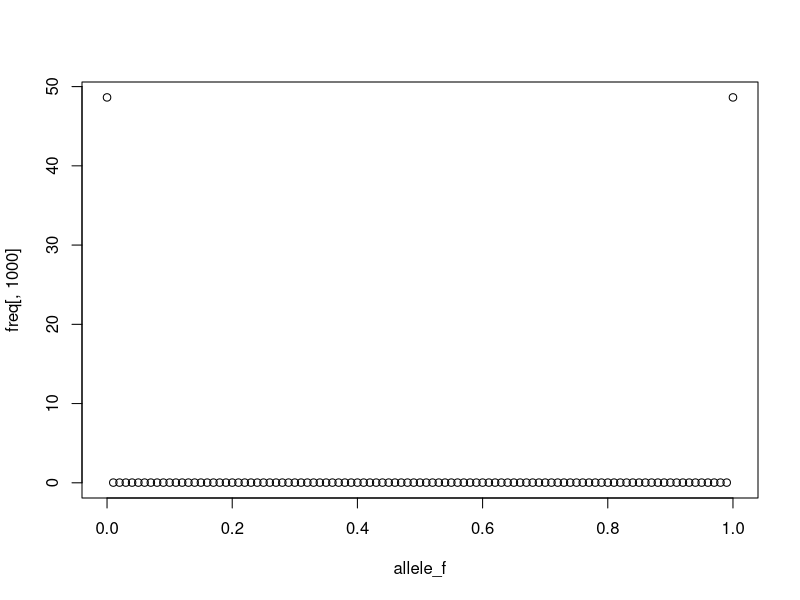

Recreate this plot in R.
#functions
matrix_exp <- function(mat,n){
  if(!is.matrix(mat) | (nrow(mat)!=ncol(mat)) | n <0){
    return(0)
  }
  if(n == 0){
    return(diag(nrow(mat)))
  }
  matnew <- diag(nrow(mat))
  for(i in 1:n){
    matnew <- matnew %*% mat
  }
  matnew
}
#parameters
gl = 101
wa = 1
gl_0 = 51
gr = 0
s_rounds = 20
mu = 0
mi = 0
gen = 1000

gr_0 = 1
mass = matrix (0, gl, gen+1)
freq = matrix (0, gl, gen+1)
allele_f = matrix (0, gl, 1)
mean_allele_f = matrix (0, gen, 1)
add_fit = matrix (0, gl, 1)
drift_effect = matrix (0,gl,1)
Growth_mat = matrix (0, gl, gl)
selection_mat = matrix (0, gl, gl)
drift_mut_mat = matrix (0, gl, gl)
mig_mat = matrix (0, gl, gl)
mass [gl_0,1] = 1
freq [gl_0,1] = 100

# calculating the frequencies and average fitness in each grain level

allele_f = seq (0,1,1/(gl-1))
allele_f_after_s = allele_f[]*wa/(allele_f[]*wa+(1-allele_f[]))
mean_allele_f[1]=allele_f[gl_0] 
# effect of group growth changes
for (i in 1:gl) {
  Growth_mat [i,i] = gr_0 + (i-1)/(gl-1)*gr
}
# effect of individual frequency changes in each grain due to natural selection
#version 1
#for (i in 1:gl){
#  add_fit [i] = (allele_f[i]*wa/(allele_f[i]*wa+1-allele_f[i]))-allele_f[i]
#  j = add_fit[i]%/%(1/(gl-1))
#  k = add_fit[i]%%(1/(gl-1))
#  if (add_fit[i]<0){
#    if (i>-j){
#      selection_mat [i+j,i]= 1-(k/(1/(gl-1))) 
#    }
#    selection_mat [i+j+1,i]= k/(1/(gl-1))
#  } else {
#    if (i<(gl-j)){
#      selection_mat [i+j+1,i]= k/(1/(gl-1))
#    }
#    selection_mat [i+j,i]= 1-(k/(1/(gl-1)))
#  }
#}
#version_2 (birth_death model)
for (j in 1:gl){
  selection_mat [j,j] = allele_f[j]*allele_f_after_s[j]+(1-allele_f[j])*(1- allele_f_after_s[j])
  if (j+1 <= gl){
    selection_mat [j+1,j] = (1-allele_f[j])*allele_f_after_s[j]
  }
  if (j-1 >= 1){
    selection_mat [j-1,j] = allele_f[j]*(1-allele_f_after_s[j])
    }
}
selection_mat_final = matrix_exp(selection_mat,s_rounds)
# effect of drift_version_1
#for (i in 2:(gl-1)){
#  drift_effect [i] = allele_f[i]*(1-allele_f[i])/n
#  drift_mut_mat [i,i]=1-2* drift_effect[i]
#  drift_mut_mat [i+1,i] = drift_effect[i]
#  drift_mut_mat [i-1,i] = drift_effect[i]
#}
# effect of drift _version_2
for (i in 1:gl){
  for (j in 1:gl){
    drift_mut_mat [i,j] = allele_f[j]^(i-1)*(1-allele_f[j])^(gl-i)*choose(gl-1,i-1)
  }
}
# effect of drift _version_3 (binning. I decided to don't do it)
#drift_mut_mat_n = matrix (0,n,n)
#for (i in 1:n){
#  for (j in 1:n){
#    drift_mut_mat_n [i,j] = allele_f[j]^(i-1)*(1-allele_f[j])^(n-i+1)*choose(n,i-1)
#  }
#}
#for (i in 1:gl){
#  for (j in 1:gl){
#    drift_mut_mat [i,j] = sum (drift_mut_mat_n[i:round(j+n/((gl-1))),j:round(i+n/((gl-1)))])
#  }
#}


# effect of mutation (in both directions)
drift_mut_mat = diag (gl)
#the previous line is included because birth/death model has inherent drift
drift_mut_mat [2,1] = mu
drift_mut_mat [1,1] = 1-mu
drift_mut_mat [gl-1,gl] = mu
drift_mut_mat [gl,gl] = 1-mu


# running the model for 'gen' generations + incorporating the effect of migration
for (i in 2:gen){
    for (j in 1:gl){
        mig_mat [j,j] = allele_f[j]*mean_allele_f[i-1]+(1-allele_f[j])*(1-mean_allele_f[i-1])
        if (j+1 <= gl){
          mig_mat [j+1,j] = (1-allele_f[j])*mean_allele_f[i-1]
        }
        if (j-1 >= 1){
          mig_mat [j-1,j] = allele_f[j]*(1-mean_allele_f[i-1])
        }
    }
  mig_mat_final = diag (gl)
  for (k in 1:mi){
    mig_mat_final = mig_mat_final %*% mig_mat
  }
  mass [,i]= Growth_mat %*% selection_mat_final %*% drift_mut_mat %*% (matrix_exp(mig_mat,mi)) %*% mass [,i-1]
  freq [,i]= 100* mass [,i]/ sum(mass[,i])
  mean_allele_f[i] = sum (freq[,i]*allele_f[])/gl

}
plot (allele_f,freq[,1000])
